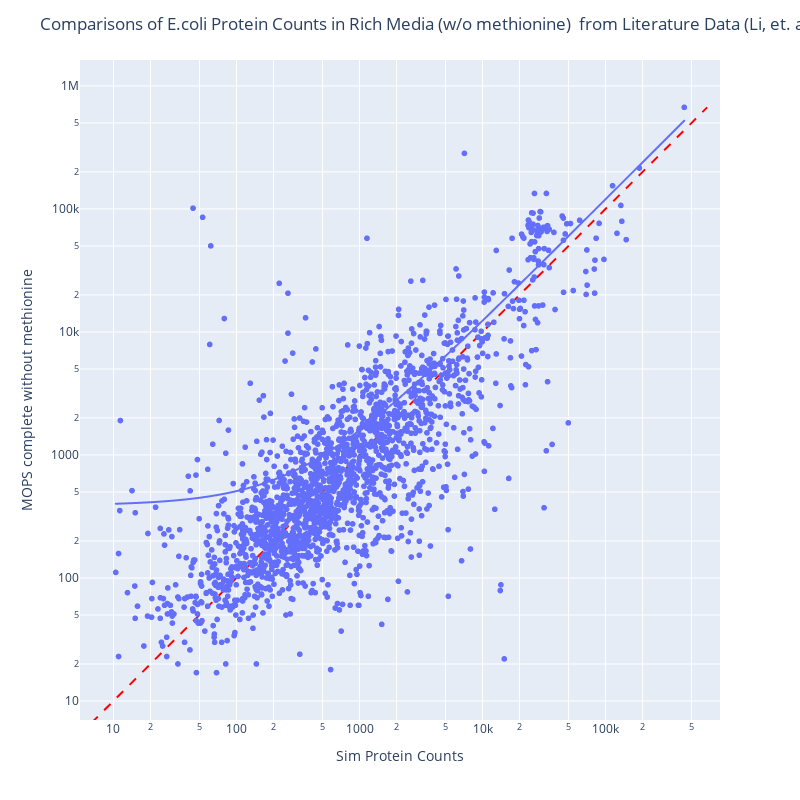

Here is the notebook cell this chart was saved with:
### Code cell
# plot the comparison graph with plotly:
df = rmwom_comparison_df.to_pandas()
fig = px.scatter(df, x=df["Sim Protein Counts"],y=df["MOPS complete without methionine"], hover_data=["Proteins"], trendline="ols" )
fig.add_trace(go.Scatter(x=[0, max_val], y=[0, max_val], mode="lines",
        line=go.scatter.Line(color="red", dash="dash"),
        showlegend=False));

fig.update_xaxes(type="log")
fig.update_yaxes(type="log")
fig.update_layout(title="Comparisons of E.coli Protein Counts in Rich Media (w/o methionine) \nfrom Literature Data (Li, et. al., 2014) and Simulation Data")
# make the figure square and have equal axis numbers
fig.update_layout(width=800, height=800)
fig.update_yaxes(
    scaleanchor="x",
    scaleratio=1,
  )
fig.show()

### Figure 1 — Plotly figure (JSON) as saved in the notebook; plotly's stock layout.template omitted (floating-point values rounded to 4 significant figures; data arrays with more than 128 entries replaced by an {"elided": "..."} marker saying what was removed)
{"data": [{"customdata": {"elided": "1978x1 str values"}, "hovertemplate": "Sim Protein Counts=%{x}<br>MOPS complete without methionine=%{y}<br>Proteins=%{customdata[0]}<extra></extra>", "legendgroup": "", "marker": {"color": "#636efa", "symbol": "circle"}, "mode": "markers", "name": "", "showlegend": false, "x": {"elided": "1978 float values"}, "xaxis": "x", "y": {"elided": "1978 int values"}, "yaxis": "y", "type": "scattergl"}, {"hovertemplate": "<b>OLS trendline</b><br>MOPS complete without methionine = 1.19576 * Sim Protein Counts + 388.897<br>R<sup>2</sup>=0.679402<br><br>Sim Protein Counts=%{x}<br>MOPS complete without methionine=%{y} <b>(trend)</b><extra></extra>", "legendgroup": "", "marker": {"color": "#636efa", "symbol": "circle"}, "mode": "lines", "name": "", "showlegend": false, "x": {"elided": "1978 float values"}, "xaxis": "x", "y": {"elided": "1978 float values"}, "yaxis": "y", "type": "scattergl"}, {"line": {"color": "red", "dash": "dash"}, "mode": "lines", "showlegend": false, "x": [0, 669430], "y": [0, 669430], "type": "scatter"}], "layout": {"xaxis": {"anchor": "y", "domain": [0.0, 1.0], "title": {"text": "Sim Protein Counts"}, "type": "log"}, "yaxis": {"anchor": "x", "domain": [0.0, 1.0], "title": {"text": "MOPS complete without methionine"}, "type": "log", "scaleanchor": "x", "scaleratio": 1}, "legend": {"tracegroupgap": 0}, "margin": {"t": 60}, "title": {"text": "Comparisons of E.coli Protein Counts in Rich Media (w/o methionine) \nfrom Literature Data (Li, et. al., 2014) and Simulation Data"}, "width": 800, "height": 800}}
